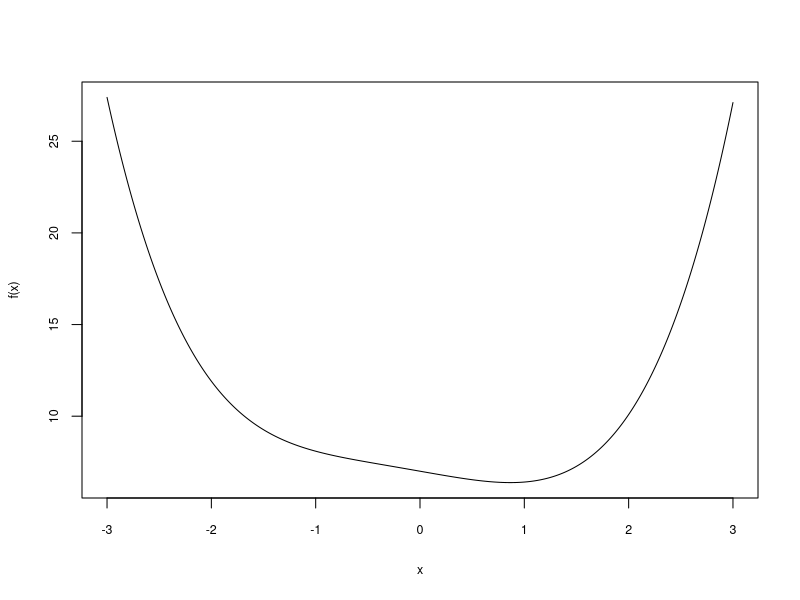
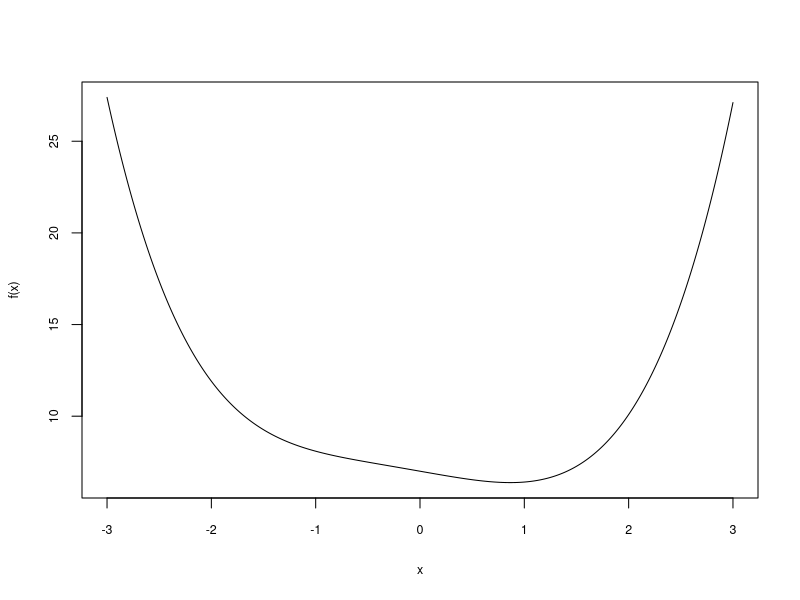
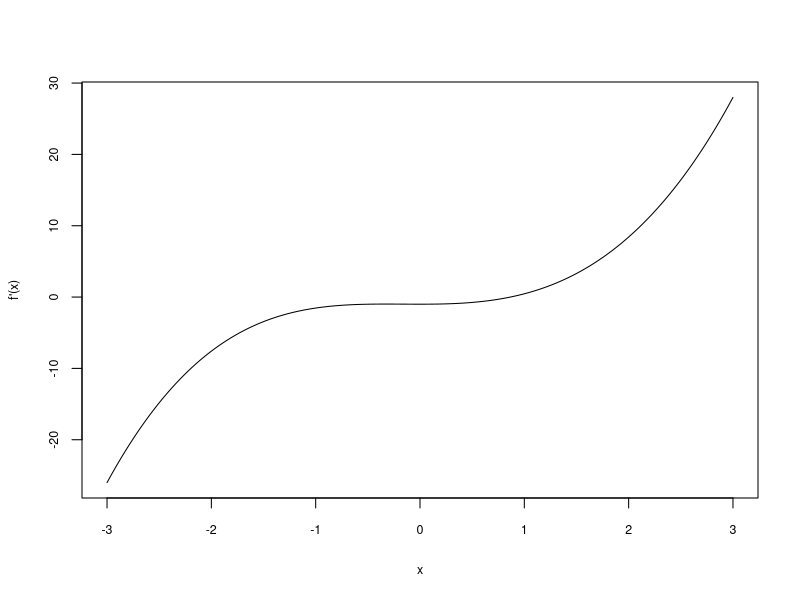
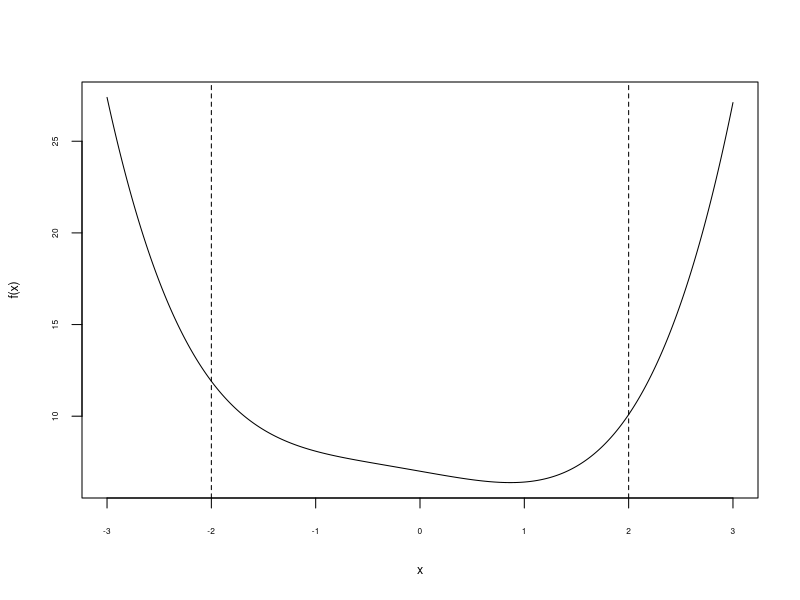
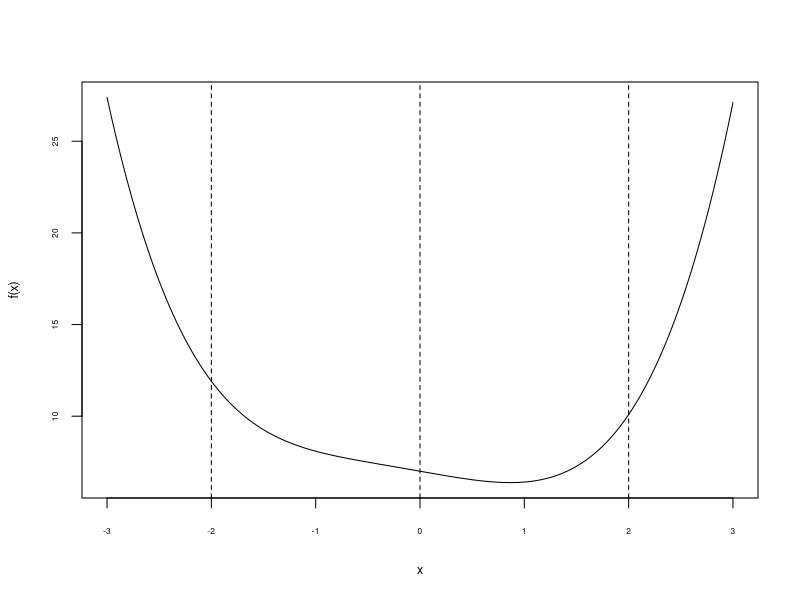
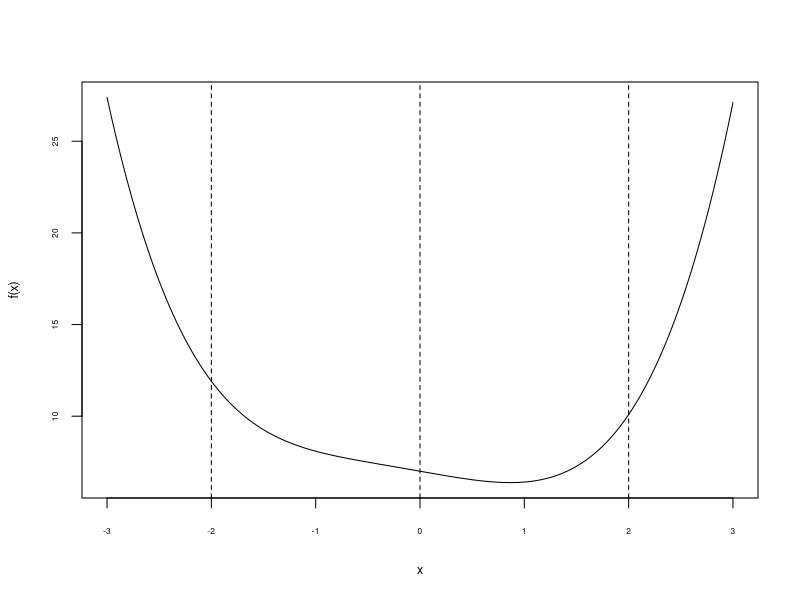
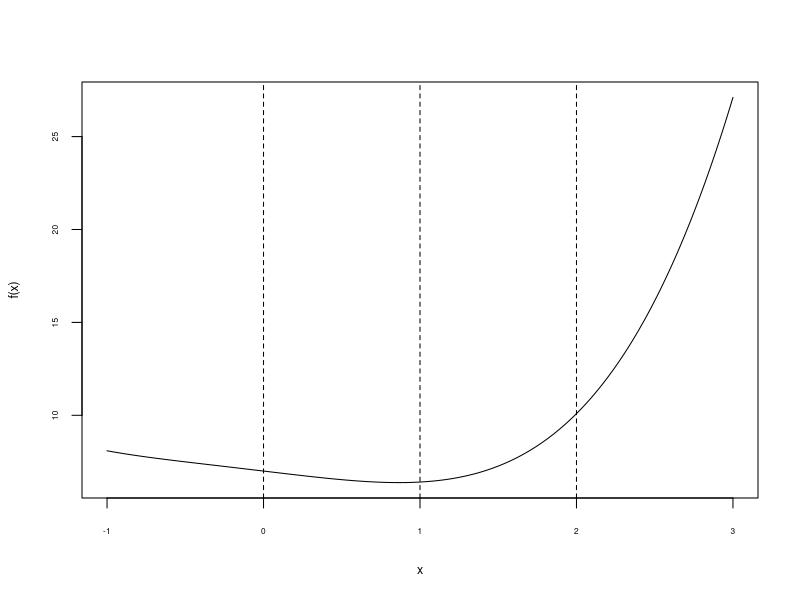
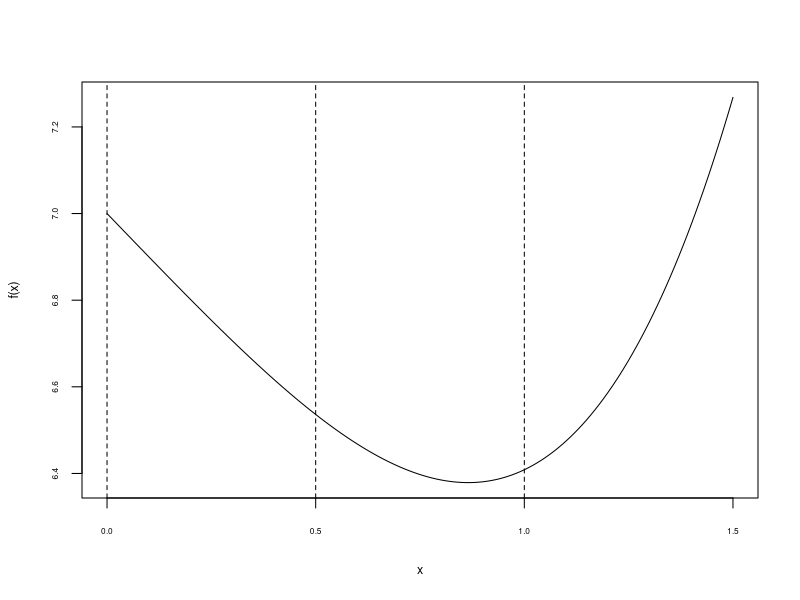

Generate these figures, in order, with R:
## ---- chunk 1
fx <- function(x){
  x^4/4 - sin(x) + 7
}
gridpts <- seq(-3, 3, 0.01)
plot(gridpts, fx(gridpts), type="l",
     xlab = "x", ylab = "f(x)", cex.lab=0.75, cex.axis=0.75)
## ---- chunk 2
fx <- function(x){
  x^4/4 - sin(x) + 7
}
gridpts <- seq(-3, 3, 0.01)
plot(gridpts, fx(gridpts), type="l",
     xlab = "x", ylab = "f(x)", cex.lab=0.75, cex.axis=0.75)
## ---- chunk 3
fp <- function(x){
  x^3 - cos(x)
}
gridpts <- seq(-3, 3, 0.01)
plot(gridpts, fp(gridpts), type="l",
     xlab = "x", ylab = "f'(x)", cex.lab=0.75, cex.axis=0.75)
## ---- chunk 4
fx <- function(x){
  x^4/4 - sin(x) + 7
}
gridpts <- seq(-3, 3, 0.01)
plot(gridpts, fx(gridpts), type="l",
     xlab = "x", ylab = "f(x)", cex.lab=0.75, cex.axis=0.5)
abline(v = 2, lty=2)
abline(v = -2, lty=2)
## ---- chunk 5
fx <- function(x){
  x^4/4 - sin(x) + 7
}
gridpts <- seq(-3, 3, 0.01)
plot(gridpts, fx(gridpts), type="l",
     xlab = "x", ylab = "f(x)", cex.lab=0.75, cex.axis=0.5)
abline(v = 2, lty=2)
abline(v = -2, lty=2)
abline(v = 0, lty=2)
## ---- chunk 6
fx <- function(x){
  x^4/4 - sin(x) + 7
}
gridpts <- seq(-3, 3, 0.01)
plot(gridpts, fx(gridpts), type="l",
     xlab = "x", ylab = "f(x)", cex.lab=0.75, cex.axis=0.5)
abline(v = 2, lty=2)
abline(v = -2, lty=2)
abline(v = 0, lty=2)
## ---- chunk 7
fx <- function(x){
  x^4/4 - sin(x) + 7
}
gridpts <- seq(-1, 3, 0.01)
plot(gridpts, fx(gridpts), type="l",
     xlab = "x", ylab = "f(x)", cex.lab=0.75, cex.axis=0.5)
abline(v = 2, lty=2)
abline(v = 0, lty=2)
abline(v = 1, lty=2)
## ---- chunk 8
fx <- function(x){
  x^4/4 - sin(x) + 7
}
gridpts <- seq(0, 1.5, 0.01)
plot(gridpts, fx(gridpts), type="l",
     xlab = "x", ylab = "f(x)", cex.lab=0.75, cex.axis=0.5)
abline(v = 0, lty=2)
abline(v = 0.5, lty=2)
abline(v = 1, lty=2)
## ---- chunk 9
fx <- function(x){
  x^4/4 - sin(x) + 7
}
gridpts <- seq(0.5, 1, 0.005)
plot(gridpts, fx(gridpts), type="l",
     xlab = "x", ylab = "f(x)", cex.lab=0.75, cex.axis=0.5)
abline(v = 0.5, lty=2)
abline(v = 0.75, lty=2)
abline(v = 1, lty=2)
## ---- chunk 10
fx <- function(x){
  x^4/4 - sin(x) + 7
}
gridpts <- seq(0.8632812, 0.8671875, 0.00001)
plot(gridpts, fx(gridpts), type="l",
     xlab = "x", ylab = "f(x)", cex.lab=0.75, cex.axis=0.5)
abline(v = 0.8632812, lty=2)
abline(v = 0.8671875, lty=2)
## ---- chunk 11
fx <- function(x){
  x^4/4 - sin(x) + 7
}
gridpts <- seq(-3, 3, 0.01)
plot(gridpts, fx(gridpts), type="l",
     xlab = "x", ylab = "f(x)", cex.lab=0.75, cex.axis=0.5)
abline(v = -2, lty=2)
## ---- chunk 12
fx <- function(x){
  x^4/4 - sin(x) + 7
}
gridpts <- seq(-2.5, 1, 0.01)
plot(gridpts, fx(gridpts), type="l",
     xlab = "x", ylab = "f(x)", cex.lab=0.75, cex.axis=0.5)
points(x = -2, y = fx(-2), pch=16)
abline(v = -2, lty=2)
abline(a = -3.2587, b = fp(-2), col="red", lty=2)
## ---- chunk 13
fx <- function(x){
  x^4/4 - sin(x) + 7
}
gridpts <- seq(-2.5, 1, 0.01)
plot(gridpts, fx(gridpts), type="l",
     xlab = "x", ylab = "f(x)", cex.lab=0.75, cex.axis=0.5)
points(x = -2, y = fx(-2), pch=16)
points(x = -0.4832, y = fx(-0.4832), pch=16, col="red")
abline(v = -2, lty=2)
abline(a = -3.2587, b = fp(-2), col="red", lty=2)
## ---- chunk 14
fx <- function(x){
  x^4/4 - sin(x) + 7
}
gridpts <- seq(-2.5, 1, 0.01)
plot(gridpts, fx(gridpts), type="l",
     xlab = "x", ylab = "f(x)", cex.lab=0.75, cex.axis=0.5)
points(x = -2, y = fx(-2), pch=16)
points(x = -0.4832, y = fx(-0.4832), pch=16)
points(x = -0.2836, y = fx(-0.2836), pch=16, col="red")
abline(v = -0.4832, lty=2)
abline(a = fx(-0.4832) - fp(-0.4832)*-0.4832, 
       b = fp(-0.4832), col="red", lty=2)
## ---- chunk 15
fx <- function(x){
  x^4/4 - sin(x) + 7
}
gridpts <- seq(-2.5, 1, 0.01)
plot(gridpts, fx(gridpts), type="l",
     xlab = "x", ylab = "f(x)", cex.lab=0.75, cex.axis=0.5)
points(x = -2, y = fx(-2), pch=16)
points(x = -0.4832, y = fx(-0.4832), pch=16)
points(x = -0.2836, y = fx(-0.2836), pch=16)
points(x = -0.0870, y = fx(-0.0870), pch=16, col="red")
abline(v = -0.2836, lty=2)
abline(a = fx(-0.2836) - fp(-0.2836)*-0.2836, 
       b = fp(-0.2836), col="red", lty=2)
## ---- chunk 16
fx <- function(x){
  x^4/4 - sin(x) + 7
}

x <- -2
alpha <- 0.2
xvals <- rep(NA, 10)
for(i in 1:30){
  x <- x - alpha * fp(x)
  xvals[i] <- x
}

gridpts <- seq(-2.5, 1, 0.01)
plot(gridpts, fx(gridpts), type="l",
     xlab = "x", ylab = "f(x)", cex.lab=0.75, cex.axis=0.5)
points(x = -2, y = fx(-2), pch=16)
points(x = xvals, y = fx(xvals), pch=16)
## ---- chunk 17
fx <- function(x){
  x^4/4 - sin(x) + 7
}

x <- -2
alpha <- 0.6
xvals <- rep(NA, 2)
for(i in 1:2){
  x <- x - alpha * fp(x)
  xvals[i] <- x
}

xvals <- c(-2, xvals)

gridpts <- seq(-8, 3, 0.1)
plot(gridpts, fx(gridpts), type="l",
     xlab = "x", ylab = "f(x)", cex.lab=0.75, cex.axis=0.5)
points(x = xvals, y = fx(xvals), pch=16)
lines(x = xvals, y = fx(xvals), col="black", lty=2)
## ---- chunk 18
fx <- function(x){
  x^4/4 - sin(x) + 7
}

x <- -2
alpha <- 0.01
xvals <- rep(NA, 2)
for(i in 1:100){
  x <- x - alpha * fp(x)
  xvals[i] <- x
}

xvals <- c(-2, xvals)

gridpts <- seq(-2.5, 1, 0.1)
plot(gridpts, fx(gridpts), type="l",
     xlab = "x", ylab = "f(x)", cex.lab=0.75, cex.axis=0.5)
points(x = xvals, y = fx(xvals), pch=16, cex=0.5)
